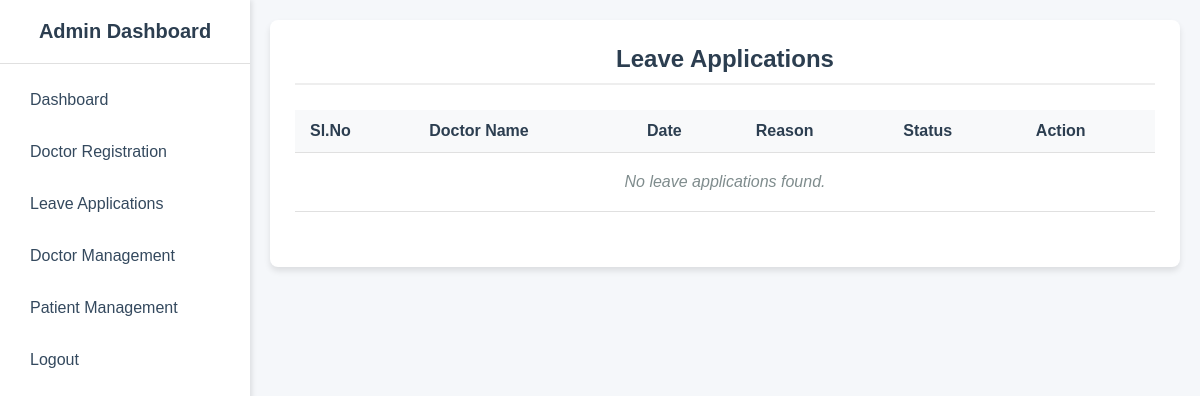
The app's page /manage-leaves/ (signed in), older data.
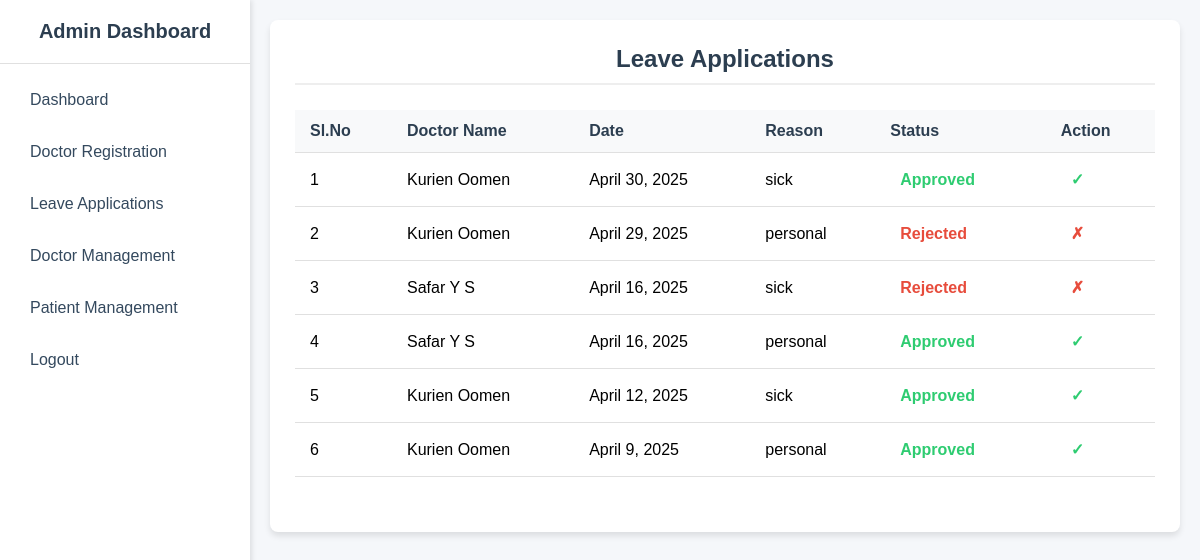
The same page, newer data.
### doctor/models.py (models this page shows)
class Leave_doctor(models.Model):
    userid = models.ForeignKey(user, on_delete=models.CASCADE)
    date=models.DateField()
    reason=models.TextField()
    status=models.IntegerField()

### predict/models.py (models this page shows)
class user(models.Model):
    firstname=models.CharField(max_length=255)
    lastname=models.CharField(max_length=255)
    email=models.EmailField(unique=True)
    phone=models.CharField(max_length=12)
    password=models.CharField(max_length=20)
    role=models.CharField(max_length=20)

### admin/views.py (the view)
# urls.py: path('manage-leaves/', views.manage_leave_requests, name='manage_leave_requests'),
def manage_leave_requests(request):
    if not request.session.get('user_id'):
        return redirect('login')
    leaves = Leave_doctor.objects.select_related('userid').order_by('-date')
    return render(request, 'manage-leaves.html', {'leaves': leaves})

### admin/templates/manage-leaves.html (shortened to what this page needs)
<!DOCTYPE html>
<html lang="en">
<head>
</head>
<body>
    <div class="sidebar">
        <div class="sidebar-header">
            Admin Dashboard
        </div>
        <div class="sidebar-menu">
            <label for="dashboard-radio">Dashboard</label>
            <a href="{% url 'doctorregister' %}"> <label for="doctor-registration-radio">Doctor Registration</label></a>
            <a href="{% url 'manage_leave_requests' %}"> <label for="doctor-registration-radio">Leave Applications</label></a>
            <a href="{% url 'manage_doctors' %}"> <label for="doctor-registration-radio">Doctor Management</label></a>
            <a href="{% url 'manage_patients' %}"> <label for="doctor-registration-radio">Patient Management</label></a>
            <a href="{% url 'logout_view' %}"> <label for="dashboard-radio">Logout</label></a>
        </div>
    </div>
    <div class="main-content">
        <div class="content-section">
            <h2>Leave Applications</h2>
            <table>
                <thead>
                    <tr>
                        <th>Sl.No</th>
                        <th>Doctor Name</th>
                        <th>Date</th>
                        <th>Reason</th>
                        <th>Status</th>
                        <th>Action</th>
                    </tr>
                </thead>
                <tbody>
                    {% for leave in leaves %}
                    <tr>
                        <td>{{ forloop.counter }}</td>
                        <td>{{ leave.userid.firstname }} {{ leave.userid.lastname }}</td>
                        <td>{{ leave.date }}</td>
                        <td>{{ leave.reason }}</td>
                        <td>
                            {% if leave.status == 1 %}
                                <span class="status status-approved">Approved</span>
                            {% elif leave.status == 2 %}
                                <span class="status status-rejected">Rejected</span>
                            {% else %}
                                <span class="status">Pending</span>
                            {% endif %}
                        </td>
                        <td>
                            {% if leave.status == 0 %}
                                <a href="{% url 'update_leave_status' leave.id 'approve' %}" class="btn approve">Approve</a>
                                <a href="{% url 'update_leave_status' leave.id 'reject' %}" class="btn reject">Reject</a>
                            {% elif leave.status == 1 %}
                                <span class="status status-approved">✓</span>
                            {% elif leave.status == 2 %}
                                <span class="status status-rejected">✗</span>
                            {% endif %}
                        </td>
                    </tr>
                    {% empty %}
                    <tr>
                        <td colspan="6" class="empty-message">No leave applications found.</td>
                    </tr>
                    {% endfor %}
                </tbody>
            </table>
        </div>
    </div>
</body>
</html>

Row changes from the older to the newer data that the page shows:
added Leave_doctor: userid.firstname "Kurien", userid.lastname "Oomen", date "April 30, 2025", reason "sick", status "Approved"
added Leave_doctor: userid.firstname "Kurien", userid.lastname "Oomen", date "April 29, 2025", reason "personal", status "Rejected"
added Leave_doctor: userid.firstname "Safar", userid.lastname "Y S", date "April 16, 2025", reason "sick", status "Rejected"
added Leave_doctor: userid.firstname "Safar", userid.lastname "Y S", date "April 16, 2025", reason "personal", status "Approved"
added Leave_doctor: userid.firstname "Kurien", userid.lastname "Oomen", date "April 12, 2025", reason "sick", status "Approved"
added Leave_doctor: userid.firstname "Kurien", userid.lastname "Oomen", date "April 9, 2025", reason "personal", status "Approved"
Text that changed along with them:
text no longer shown: "No leave applications found."
